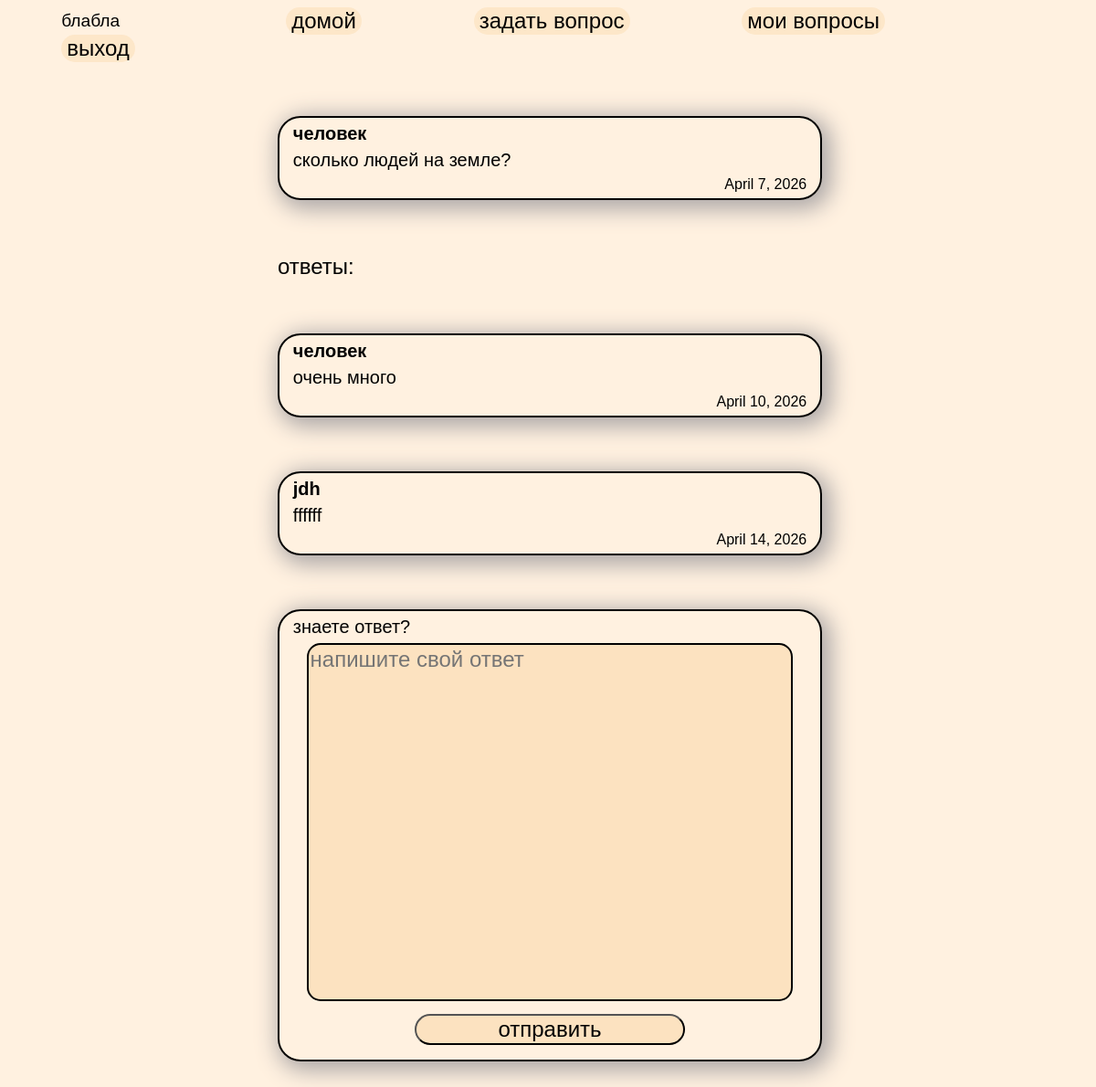
/about/question?id=1 (signed in), run on the app's committed database.
### verification/models.py (models this page shows)
class Person(models.Model):
    name=models.CharField(max_length=20)
    age=models.IntegerField()
    nickname=models.CharField(max_length=10,unique=True)
    password=models.CharField(max_length=100)

class Questions(models.Model):
    id_persons=models.ForeignKey(Person,on_delete=models.CASCADE)
    questions=models.TextField()
    date=models.DateField(auto_now_add=True)

class Answers(models.Model):
    id_persons=models.ForeignKey(Person,on_delete=models.CASCADE)
    id_questions=models.ForeignKey(Questions,on_delete=models.CASCADE)
    answers=models.TextField()
    date=models.DateField(auto_now_add=True)

### verification/views.py (the view)
# urls.py: path('/question',views.view_question),
def view_question(request):
    if 'user_id' not in request.session.keys():
        return redirect('/')
    nickname=Person.objects.get(id=request.session['user_id']).nickname
    id=request.GET.get('id')
    if request.method=='POST':
        answer=request.POST.get('answer')
        Answers.objects.create(id_questions=Questions.objects.get(id=id),date=timezone.now().date(),id_persons=Person.objects.get(id=request.session['user_id']),answers=answer)
        return redirect(f"/about/question?id={id}")
    answers=Answers.objects.all().filter(id_questions=id)
    return render(request,'view_question.html',context={'nickname':nickname,'i':Questions.objects.get(id=id),'answers':answers,'len':len(answers)})

### verification/templates/view_question.html (shortened to what this page needs)
{%extends "template.html"%}
    {%block body%}
        <div id="head">
            <p id="head-p">{{nickname}}</p>
            <a href="/about"><button id="head-button">домой</button></a>
            <a href="/about/create_question"><button id="head-button">задать вопрос</button></a>
            <a href="/about/my_questions"><button id="head-button">мои вопросы</button></a>
        <form style='display: inline;', method="post">
            <button type="submit"  id="head-button">выход</button>
        </form>
        </div>
        <div id="question_box">
            <p id="question_text" style="font-weight: 900;">{{i.id_persons.nickname}}</p>
            <p id="question_text">{{i.questions}}</p>
            <p id="date">{{i.date}}</p>
        </div>
        <p id="answer_text">ответы:</p>
        {%if len == 0 %}
        <P id="no_answer_text"></style>нет ответов:(</P>
        {%else%}
        {%for J in  answers%}
        <div id="question_box">
            <p id="question_text" style="font-weight: 900;">{{J.id_persons.nickname}}</p>
            <p id="question_text">{{J.answers}}</p>
            <p id="date">{{J.date}}</p>
        </div>
        {%endfor%}
        {%endif%}
        <div id="question_box">
        <form method="post">
            <p id='question_text'>знаете ответ?</p>
            <textarea name="answer" id="textarea_question"  placeholder="напишите свой ответ"></textarea>
            <a href="/about/question?id={{i.id}}"><input type="submit" value="отправить" id="answer_button"></a>
        </form>
        </div>
    {%endblock body%}

### verification/static/css/style.css (style rules this page uses)
* { font-family: Arial, Helvetica, sans-serif; vertical-align: middle; }
a { text-decoration: none; }
p { position: relative; }
body { background-color: rgb(255, 241, 224); }
input,textarea { margin: 0 0 0 25% ; width: 49%; font-size: 150% ; background-color: rgb(252, 226, 192); }
#answer_button { margin-top: 2.5%; border-radius: 50px; width: 50%; font-size: 150% ; background-color: rgb(252, 226, 192); }
#textarea_question { margin: 0 0 0 5%; width: 90%; height: 50%; resize: none; border: 2.5px solid black; border-radius: 15px; }
button { font-size: 125%; background-color: rgb(253, 231, 201); border: 0px; }
#head-button { margin: 0% 5%; font-size: 150%; display: inline; border-radius: 50px; }
#feriv_box,#question_box { width: 50%; box-shadow: 5px 5px 25px 5px rgb(172, 167, 167); border: 2.5px solid rgb(0, 0, 0); }
#question_box { border-radius:25px ; margin: 0% 25% 5% 25%; }
#question_text { font-size: 125% ; margin: 1% 2.5%; text-align: left; }
#answer_text { margin: 0% 25% 5% 25%; font-size: 150%; }
#date { font-size: 100% ; margin: 1% 2.5%; text-align: right; }
#head { margin:0% 0% 5% 0%; }
#head-p { margin: 0% 10% 0% 5%; display: inline; font-size: 120%; max-height: 25%; }

### data on the page
Person: nickname "блабла"
Questions: id_persons.nickname "человек", questions "сколько людей на земле?", date "April 7, 2026"
Answers: id_persons.nickname "человек", answers "очень много", date "April 10, 2026"
Answers: id_persons.nickname "jdh", answers "ffffff", date "April 14, 2026"
